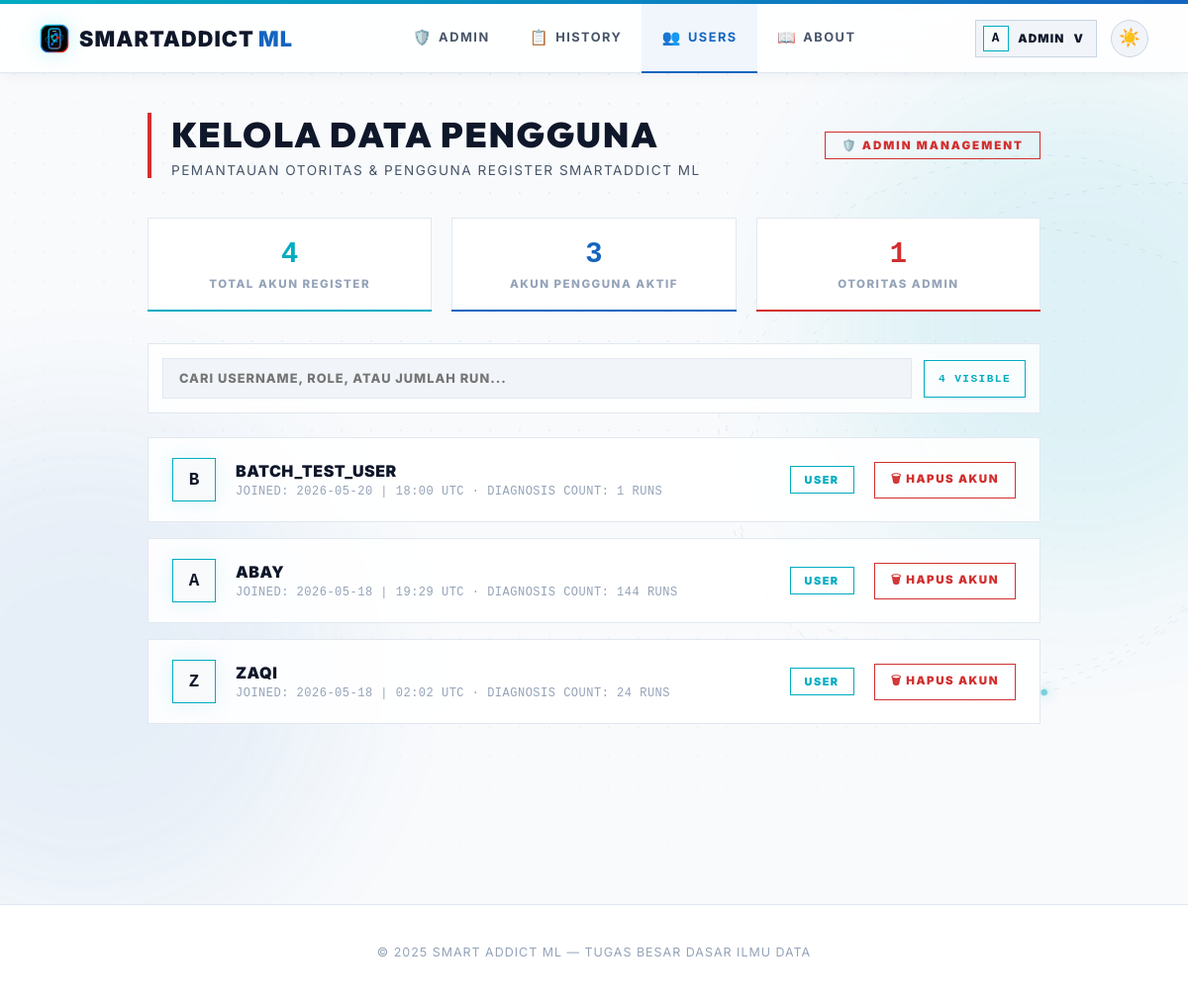
Before: /admin/users (signed in) with the older database file.
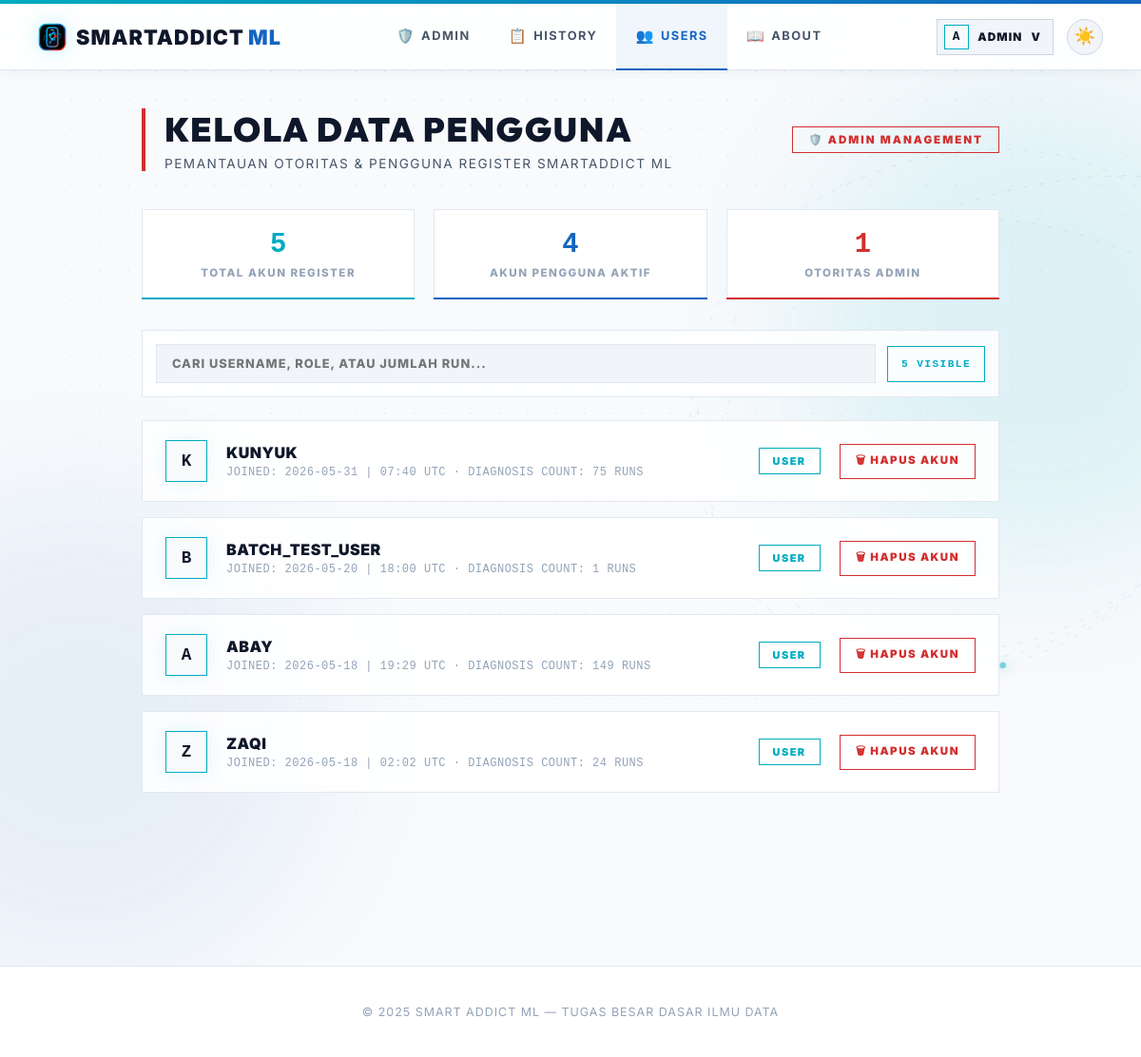
After: the same page with the newer database file.
### app_dynamic.py (models this page shows, shortened)
class User(UserMixin, db.Model):
    id = db.Column(db.Integer, primary_key=True)
    username = db.Column(db.String(80), unique=True, nullable=False)
    password_hash = db.Column(db.String(200), nullable=False)
    role = db.Column(db.String(10), default='user')  # 'user' or 'admin'
    created_at = db.Column(db.DateTime, default=datetime.utcnow)
    predictions = db.relationship('Prediction', backref='user', lazy=True)
    @property
    def is_admin(self):
        return self.role == 'admin'

### app_dynamic.py (the view)
@app.route("/admin/users")
@admin_required
def admin_users():
    users = User.query.order_by(User.created_at.desc()).all()
    return render_template("admin/manage_users.html", users=users, active_page='admin_users')

### app_dynamic.py (called while the page is built)
@app.after_request
def add_no_cache(response):
    response.headers['Cache-Control'] = 'no-store, no-cache, must-revalidate, max-age=0'
    response.headers['Pragma'] = 'no-cache'
    response.headers['Expires'] = '0'
    return response

@login_manager.user_loader
def load_user(user_id):
    return db.session.get(User, int(user_id))

def admin_required(f):
    @wraps(f)
    @login_required
    def decorated(*args, **kwargs):
        if not current_user.is_admin:
            flash('Akses ditolak. Hanya admin yang bisa mengakses halaman ini.', 'error')
            return redirect(url_for('dashboard'))
        return f(*args, **kwargs)
    return decorated

### templates/admin/manage_users.html (shortened to what this page needs)
{% extends "base.html" %}
{% block content %}
<main class="content">
    <div class="page-header">
        <div class="header-text">
            <h1>KELOLA DATA PENGGUNA</h1>
            <p>PEMANTAUAN OTORITAS & PENGGUNA REGISTER SMARTADDICT ML</p>
        </div>
        <span class="admin-badge">🛡️ ADMIN MANAGEMENT</span>
    </div>
    <div class="stats-row">
        <div class="mini-stat">
            <div class="num" style="color:var(--m-blue-light)">{{ users|length }}</div>
            <div class="lbl">TOTAL AKUN REGISTER</div>
        </div>
        <div class="mini-stat">
            <div class="num" style="color:var(--m-blue-dark)">{{ users|selectattr('role','equalto','user')|list|length }}</div>
            <div class="lbl">AKUN PENGGUNA AKTIF</div>
        </div>
        <div class="mini-stat">
            <div class="num" style="color:var(--m-red)">{{ users|selectattr('role','equalto','admin')|list|length }}</div>
            <div class="lbl">OTORITAS ADMIN</div>
        </div>
    </div>
    <div class="user-filter">
        <input id="userSearch" type="text" placeholder="CARI USERNAME, ROLE, ATAU JUMLAH RUN..." oninput="filterUsers()">
        <div class="user-filter-count"><span id="userVisibleCount">{{ users|length }}</span> Visible</div>
    </div>
    <div class="users-grid">
        {% for user in users %}
        <div class="user-card {% if user.is_admin %}admin-card{% endif %}" data-user="{{ user.username }} {{ user.role }} {{ user.predictions|length }} runs">
            <div class="user-avatar">{{ user.username[0]|upper }}</div>
            <div class="user-info">
                <div class="user-name">{{ user.username }}</div>
                <div class="user-meta">JOINED: {{ user.created_at.strftime('%Y-%m-%d | %H:%M UTC') }} · DIAGNOSIS COUNT: {{ user.predictions|length }} RUNS</div>
            </div>
            <div>
                <span class="role-badge {% if user.is_admin %}role-admin{% else %}role-user{% endif %}">{{ user.role | upper }}</span>
            </div>
            <div>
                {% if not user.is_admin %}
                <form method="post" action="{{ url_for('admin.admin_delete_user', user_id=user.id) }}" onsubmit="return confirm('APAKAH ANDA YAKIN INGIN MENGHAPUS AKUN USER {{ user.username | upper }}?')">
                    <button type="submit" class="del-btn">🗑 HAPUS AKUN</button>
                </form>
                {% endif %}
            </div>
        </div>
        {% endfor %}
    </div>
</main>
{% endblock %}

### templates/base.html (shortened to what this page needs)
<!doctype html>
<html lang="id" data-theme="light">
<head>
</head>
<body>
    <div class="navbar-wrap">
        <nav class="navbar">
            <a href="{{ url_for('user.dashboard') }}" class="logo" style="text-decoration:none">
                <img class="logo-mark" src="{{ url_for('static', filename='img/smartaddict-logo.svg') }}" alt="" aria-hidden="true">
                <span>SmartAddict<span style="color:var(--m-blue-dark); font-weight: 900; margin-left: 4px;">ML</span></span>
            </a>
            <div class="nav-center">
                {% if current_user.is_authenticated and current_user.is_admin %}
                <a href="{{ url_for('admin.admin_dashboard') }}" {% if active_page == 'admin_dashboard' %}class="active"{% endif %}><span class="nav-icon">🛡️</span>Admin</a>
                <a href="{{ url_for('admin.admin_history') }}" {% if active_page == 'admin_history' %}class="active"{% endif %}><span class="nav-icon">📋</span>History</a>
                <a href="{{ url_for('admin.admin_users') }}" {% if active_page == 'admin_users' %}class="active"{% endif %}><span class="nav-icon">👥</span>Users</a>
                <a href="{{ url_for('user.about') }}" {% if active_page == 'about' %}class="active"{% endif %}><span class="nav-icon">📖</span>About</a>
                {% else %}
                <a href="{{ url_for('user.dashboard') }}" {% if active_page == 'dashboard' %}class="active"{% endif %}><span class="nav-icon">📊</span>Dashboard</a>
                <a href="{{ url_for('user.about') }}" {% if active_page == 'about' %}class="active"{% endif %}><span class="nav-icon">📖</span>About</a>
                {% endif %}
            </div>
            <div class="nav-actions">
                {% if current_user.is_authenticated %}
                <div class="profile-menu" id="profileMenu">
                    <button type="button" class="profile-chip {% if active_page == 'profile' %}active{% endif %}" onclick="toggleProfileMenu(event)" aria-expanded="false" aria-controls="profileDropdown">
                        <span class="profile-chip-avatar">{{ current_user.username[0]|upper }}</span>
                        <span class="profile-chip-name">{{ current_user.username }}</span>
                        <span aria-hidden="true">v</span>
                    </button>
                </div>
                {% else %}
                <a href="{{ url_for('auth.login') }}" class="btn-nav-login">Login</a>
                {% endif %}
                <button class="theme-toggle" id="themeToggle" onclick="toggleTheme()" title="Toggle tema">
                    <span id="themeIcon">🌙</span>
                </button>
            </div>
        </nav>
    </div>
    <div class="nav-spacer"></div>
    <div class="sa-bg-stage" aria-hidden="true">
        <div class="sa-bg-glow sa-bg-glow-a"></div>
    </div>
    {% block content %}{% endblock %}
    {% block footer %}
    <footer class="footer">
        <p>© 2025 Smart Addict ML — Tugas Besar Dasar Ilmu Data</p>
    </footer>
    {% endblock %}
</body>
</html>

Changed rows visible on the page:
added User: username "K", username "KUNYUK", created_at "2026-05-31 | 07:40 UTC", predictions|length "75", role "USER"
computed for User "ABAY": predictions|length "144" → "149"
Other visible differences:
{{ users|length }}: "4" → "5"
{{ users|selectattr('role','equalto','user')|list|length }}: "3" → "4"
